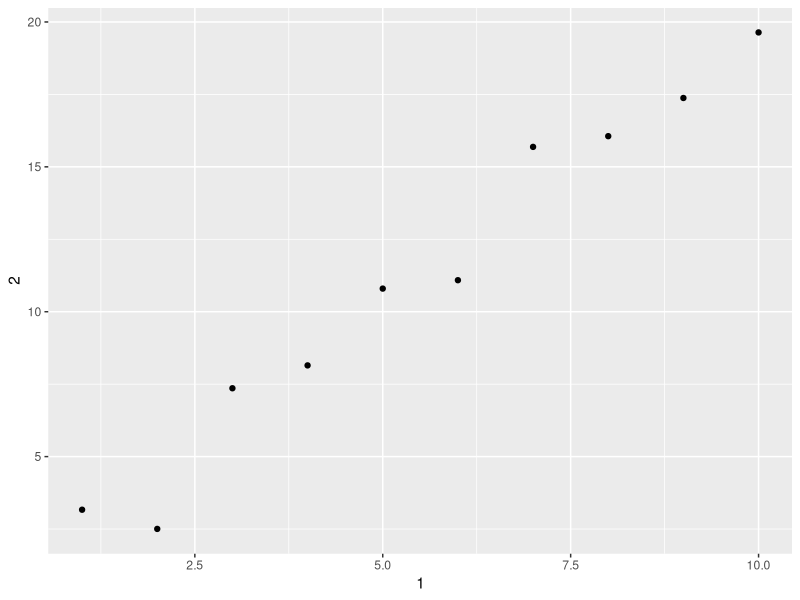

Here is the R script that generated this plot:
## ---- chunk 1
library(tidyverse)
## ---- chunk 2
class(mtcars)
## ---- chunk 3
df <- data.frame(abc = 1, xyz = "a")
df$x
df[, "xyz"]
df[, c("abc", "xyz")]
## ---- chunk 4
tbl <- as.tibble(df)
tbl$x
tbl[, "xyz"]
tbl[, c("abc", "xyz")]
## ---- chunk 5
tbl$xyz
## ---- chunk 6
var <- "mpg"
mtcars_tbl <- as.tibble(mtcars)
mtcars_tbl[var] # returns a tibble
mtcars_tbl[[var]] # returns a vector
# same above using pipe
mtcars_tbl %>% 
  .[var]
mtcars_tbl %>%
  .[[var]]
## ---- chunk 7
# column 2 takes column 1 multiplies each element by 2 then creates a normal (gaussian) random variables vector of size of the 1 column, finally add these to vectors to form a new column called 2.
annoying <- tibble(
  `1` = 1:10,
  `2` = `1` * 2 + rnorm(length(`1`))
)
annoying
## ---- chunk 8
class(annoying)
annoying$`1`
## ---- chunk 9
annoying %>%
ggplot(aes(x = `1`, y = `2`))+
  geom_point()
## ---- chunk 10
annoying <- annoying %>%
  mutate(
    `3` = `2`/`1`
  )
## ---- chunk 11
names(annoying) = c("one", "two", "three")
annoying
## ---- chunk 12
stacked_tbl <- tibble(
  groups = as.vector(c(rep("A", 10), rep("B", 10), rep("C", 10))),
  values = rnorm(30)
)
## ---- chunk 13
list_form <- deframe(stacked_tbl)
list_form
## ---- chunk 14
df_form <- enframe(list_form)
df_form
## ---- chunk 15
# No more than 5 column at the end
options(tibble.max_extra_cols = 5)
